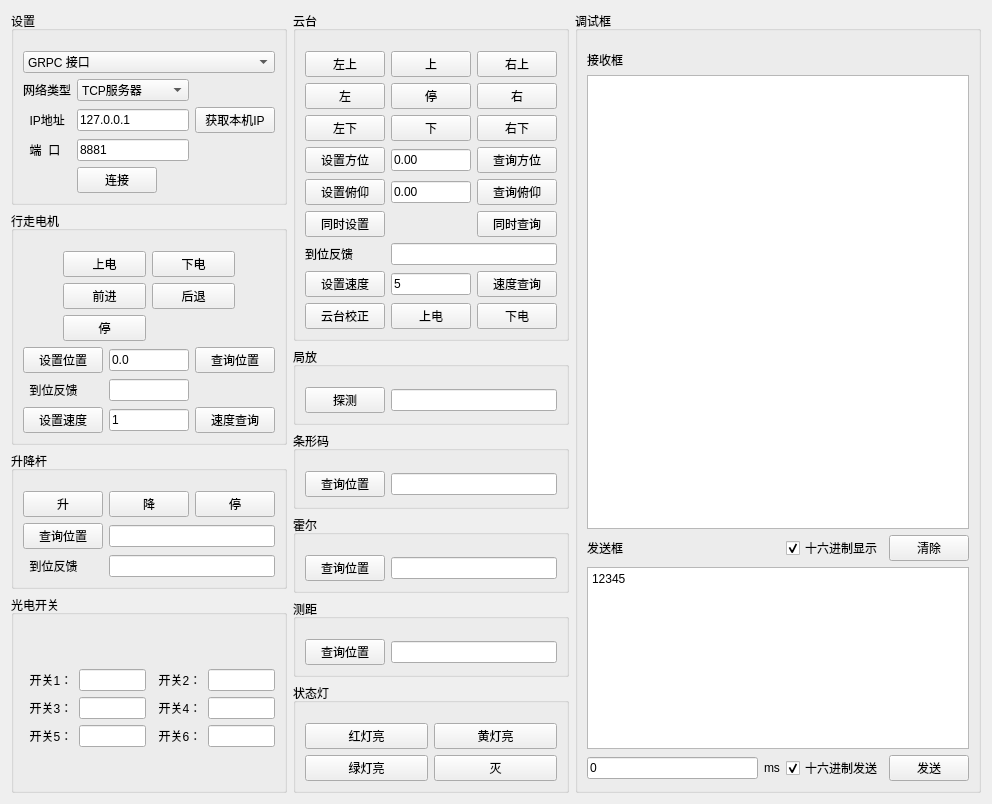
<?xml version="1.0" encoding="UTF-8"?>
<ui version="4.0">
 <class>ORIR_Debug_Client</class>
 <widget class="QWidget" name="ORIR_Debug_Client">
  <property name="geometry">
   <rect>
    <x>0</x>
    <y>0</y>
    <width>992</width>
    <height>725</height>
   </rect>
  </property>
  <property name="windowTitle">
   <string>Form</string>
  </property>
  <layout class="QGridLayout" name="gridLayout_23">
   <item row="0" column="0">
    <layout class="QGridLayout" name="gridLayout_22" columnstretch="1,1,20">
     <item row="0" column="0">
      <widget class="QGroupBox" name="groupBox">
       <property name="title">
        <string>设置</string>
       </property>
       <layout class="QGridLayout" name="gridLayout_2">
        <property name="topMargin">
         <number>20</number>
        </property>
        <item row="1" column="0">
         <layout class="QGridLayout" name="gridLayout">
          <item row="0" column="1" colspan="2">
           <widget class="QComboBox" name="net_type_cbb">
            <item>
             <property name="text">
              <string>TCP服务器</string>
             </property>
            </item>
            <item>
             <property name="text">
              <string>TCP客户端</string>
             </property>
            </item>
            <item>
             <property name="text">
              <string>UDP服务器</string>
             </property>
            </item>
            <item>
             <property name="text">
              <string>UDP客户端</string>
             </property>
            </item>
           </widget>
          </item>
          <item row="2" column="1" colspan="2">
           <widget class="QLineEdit" name="port_le">
            <property name="text">
             <string>8881</string>
            </property>
           </widget>
          </item>
          <item row="1" column="1" colspan="2">
           <widget class="QLineEdit" name="ip_addr_le">
            <property name="text">
             <string>127.0.0.1</string>
            </property>
           </widget>
          </item>
          <item row="2" column="0">
           <widget class="QLabel" name="label_5">
            <property name="text">
             <string>  端  口</string>
            </property>
           </widget>
          </item>
          <item row="3" column="1">
           <widget class="QPushButton" name="net_connect_btn">
            <property name="text">
             <string>连接</string>
            </property>
           </widget>
          </item>
          <item row="1" column="0">
           <widget class="QLabel" name="label_4">
            <property name="text">
             <string>  IP地址</string>
            </property>
           </widget>
          </item>
          <item row="0" column="0">
           <widget class="QLabel" name="label_10">
            <property name="text">
             <string>网络类型</string>
            </property>
           </widget>
          </item>
          <item row="1" column="3">
           <widget class="QPushButton" name="get_local_ip_btn">
            <property name="text">
             <string>获取本机IP</string>
            </property>
           </widget>
          </item>
         </layout>
        </item>
        <item row="0" column="0">
         <widget class="QComboBox" name="com_interface_cbb">
          <item>
           <property name="text">
            <string>GRPC 接口</string>
           </property>
          </item>
          <item>
           <property name="text">
            <string>通信协议接口</string>
           </property>
          </item>
         </widget>
        </item>
       </layout>
      </widget>
     </item>
     <item row="0" column="1" rowspan="2">
      <widget class="QGroupBox" name="groupBox_2">
       <property name="title">
        <string>云台</string>
       </property>
       <layout class="QGridLayout" name="gridLayout_6">
        <property name="topMargin">
         <number>20</number>
        </property>
        <item row="0" column="0">
         <layout class="QGridLayout" name="gridLayout_3">
          <item row="1" column="2">
           <widget class="QPushButton" name="ptz_stop_btn">
            <property name="text">
             <string>停</string>
            </property>
           </widget>
          </item>
          <item row="0" column="3">
           <widget class="QPushButton" name="ptz_rightup_btn">
            <property name="text">
             <string>右上</string>
            </property>
           </widget>
          </item>
          <item row="2" column="3">
           <widget class="QPushButton" name="ptz_rightdown_btn">
            <property name="text">
             <string>右下</string>
            </property>
           </widget>
          </item>
          <item row="1" column="3">
           <widget class="QPushButton" name="ptz_right_btn">
            <property name="text">
             <string>右</string>
            </property>
           </widget>
          </item>
          <item row="2" column="1">
           <widget class="QPushButton" name="ptz_leftdown_btn">
            <property name="text">
             <string>左下</string>
            </property>
           </widget>
          </item>
          <item row="0" column="2">
           <widget class="QPushButton" name="ptz_up_btn">
            <property name="text">
             <string>上</string>
            </property>
           </widget>
          </item>
          <item row="0" column="1">
           <widget class="QPushButton" name="ptz_leftup_btn">
            <property name="text">
             <string>左上</string>
            </property>
           </widget>
          </item>
          <item row="2" column="2">
           <widget class="QPushButton" name="ptz_down_btn">
            <property name="text">
             <string>下</string>
            </property>
           </widget>
          </item>
          <item row="1" column="1">
           <widget class="QPushButton" name="ptz_left_btn">
            <property name="text">
             <string>左</string>
            </property>
           </widget>
          </item>
         </layout>
        </item>
        <item row="2" column="0">
         <layout class="QGridLayout" name="gridLayout_4">
          <item row="1" column="1">
           <widget class="QLineEdit" name="ptz_velocity_le">
            <property name="text">
             <string>5</string>
            </property>
           </widget>
          </item>
          <item row="1" column="0">
           <widget class="QPushButton" name="ptz_set_velocity_btn">
            <property name="text">
             <string>设置速度</string>
            </property>
           </widget>
          </item>
          <item row="1" column="2">
           <widget class="QPushButton" name="ptz_query_velocity_btn">
            <property name="text">
             <string>速度查询</string>
            </property>
           </widget>
          </item>
          <item row="2" column="0">
           <widget class="QPushButton" name="ptz_set_zero_position_btn">
            <property name="text">
             <string>云台校正</string>
            </property>
           </widget>
          </item>
          <item row="0" column="0">
           <widget class="QLabel" name="label_2">
            <property name="text">
             <string>到位反馈</string>
            </property>
           </widget>
          </item>
          <item row="2" column="1">
           <widget class="QPushButton" name="ptz_poweron_btn">
            <property name="text">
             <string>上电</string>
            </property>
           </widget>
          </item>
          <item row="2" column="2">
           <widget class="QPushButton" name="ptz_poweroff_btn">
            <property name="text">
             <string>下电</string>
            </property>
           </widget>
          </item>
          <item row="0" column="1" colspan="2">
           <widget class="QLineEdit" name="ptz_inplace_le"/>
          </item>
         </layout>
        </item>
        <item row="1" column="0">
         <layout class="QGridLayout" name="gridLayout_5">
          <item row="1" column="1" colspan="2">
           <widget class="QLineEdit" name="ptz_pitching_le">
            <property name="text">
             <string>0.00</string>
            </property>
           </widget>
          </item>
          <item row="1" column="0">
           <widget class="QPushButton" name="ptz_set_pitching_btn">
            <property name="text">
             <string>设置俯仰</string>
            </property>
           </widget>
          </item>
          <item row="0" column="0">
           <widget class="QPushButton" name="ptz_set_bearing_btn">
            <property name="text">
             <string>设置方位</string>
            </property>
           </widget>
          </item>
          <item row="0" column="1" colspan="2">
           <widget class="QLineEdit" name="ptz_bearing_le">
            <property name="text">
             <string>0.00</string>
            </property>
           </widget>
          </item>
          <item row="0" column="3">
           <widget class="QPushButton" name="ptz_query_bearing_btn">
            <property name="text">
             <string>查询方位</string>
            </property>
           </widget>
          </item>
          <item row="1" column="3">
           <widget class="QPushButton" name="ptz_query_pitching_btn">
            <property name="text">
             <string>查询俯仰</string>
            </property>
           </widget>
          </item>
          <item row="2" column="0">
           <widget class="QPushButton" name="ptz_set_bearing_pitching_btn">
            <property name="text">
             <string>同时设置</string>
            </property>
           </widget>
          </item>
          <item row="2" column="3">
           <widget class="QPushButton" name="ptz_query_bearing_pitching_btn">
            <property name="text">
             <string>同时查询</string>
            </property>
           </widget>
          </item>
         </layout>
        </item>
       </layout>
      </widget>
     </item>
     <item row="0" column="2" rowspan="6">
      <widget class="QGroupBox" name="groupBox_11">
       <property name="title">
        <string>调试框</string>
       </property>
       <layout class="QGridLayout" name="gridLayout_21" rowstretch="0,5,0,2,0" columnstretch="0,0,0,0">
        <property name="leftMargin">
         <number>9</number>
        </property>
        <property name="topMargin">
         <number>20</number>
        </property>
        <item row="1" column="0" colspan="4">
         <widget class="QTextEdit" name="runinfo_te"/>
        </item>
        <item row="4" column="0">
         <widget class="QLineEdit" name="cycle_send_period_ms_le">
          <property name="text">
           <string>0</string>
          </property>
         </widget>
        </item>
        <item row="2" column="3">
         <widget class="QPushButton" name="clear_runinfo_btn">
          <property name="text">
           <string>清除</string>
          </property>
         </widget>
        </item>
        <item row="4" column="3">
         <widget class="QPushButton" name="send_debug_msg_btn">
          <property name="text">
           <string>发送</string>
          </property>
         </widget>
        </item>
        <item row="0" column="0">
         <widget class="QLabel" name="label_14">
          <property name="text">
           <string>接收框</string>
          </property>
         </widget>
        </item>
        <item row="3" column="0" colspan="4">
         <widget class="QTextEdit" name="send_debug_msg_te">
          <property name="html">
           <string>&lt;!DOCTYPE HTML PUBLIC &quot;-//W3C//DTD HTML 4.0//EN&quot; &quot;http://www.w3.org/TR/REC-html40/strict.dtd&quot;&gt;
&lt;html&gt;&lt;head&gt;&lt;meta name=&quot;qrichtext&quot; content=&quot;1&quot; /&gt;&lt;style type=&quot;text/css&quot;&gt;
p, li { white-space: pre-wrap; }
&lt;/style&gt;&lt;/head&gt;&lt;body style=&quot; font-family:'SimSun'; font-size:9pt; font-weight:400; font-style:normal;&quot;&gt;
&lt;p style=&quot; margin-top:0px; margin-bottom:0px; margin-left:0px; margin-right:0px; -qt-block-indent:0; text-indent:0px;&quot;&gt;&lt;span style=&quot; font-family:'SimSun';&quot;&gt;12345&lt;/span&gt;&lt;/p&gt;&lt;/body&gt;&lt;/html&gt;</string>
          </property>
         </widget>
        </item>
        <item row="2" column="0">
         <widget class="QLabel" name="label_13">
          <property name="text">
           <string>发送框</string>
          </property>
         </widget>
        </item>
        <item row="4" column="1">
         <widget class="QLabel" name="label_15">
          <property name="text">
           <string>ms</string>
          </property>
         </widget>
        </item>
        <item row="4" column="2">
         <widget class="QCheckBox" name="send_hex_data_cb">
          <property name="text">
           <string>十六进制发送</string>
          </property>
          <property name="checked">
           <bool>true</bool>
          </property>
         </widget>
        </item>
        <item row="2" column="2">
         <widget class="QCheckBox" name="is_show_as_hex_cb">
          <property name="text">
           <string>十六进制显示</string>
          </property>
          <property name="checked">
           <bool>true</bool>
          </property>
         </widget>
        </item>
       </layout>
      </widget>
     </item>
     <item row="1" column="0" rowspan="2">
      <widget class="QGroupBox" name="groupBox_3">
       <property name="title">
        <string>行走电机</string>
       </property>
       <layout class="QGridLayout" name="gridLayout_9">
        <property name="topMargin">
         <number>20</number>
        </property>
        <item row="0" column="0">
         <layout class="QGridLayout" name="gridLayout_7">
          <item row="2" column="1">
           <widget class="QPushButton" name="walkmotor_forward_btn">
            <property name="text">
             <string>前进</string>
            </property>
           </widget>
          </item>
          <item row="0" column="1">
           <widget class="QPushButton" name="walkmotor_poweron_btn">
            <property name="text">
             <string>上电</string>
            </property>
           </widget>
          </item>
          <item row="2" column="2">
           <widget class="QPushButton" name="walkmotor_backward_btn">
            <property name="text">
             <string>后退</string>
            </property>
           </widget>
          </item>
          <item row="3" column="1">
           <widget class="QPushButton" name="walkmotor_stop_btn">
            <property name="text">
             <string>停</string>
            </property>
           </widget>
          </item>
          <item row="0" column="2">
           <widget class="QPushButton" name="walkmotor_poweroff_btn">
            <property name="text">
             <string>下电</string>
            </property>
           </widget>
          </item>
          <item row="2" column="0">
           <spacer name="horizontalSpacer">
            <property name="orientation">
             <enum>Qt::Horizontal</enum>
            </property>
            <property name="sizeType">
             <enum>QSizePolicy::Fixed</enum>
            </property>
            <property name="sizeHint" stdset="0">
             <size>
              <width>40</width>
              <height>20</height>
             </size>
            </property>
           </spacer>
          </item>
          <item row="2" column="3">
           <spacer name="horizontalSpacer_2">
            <property name="orientation">
             <enum>Qt::Horizontal</enum>
            </property>
            <property name="sizeType">
             <enum>QSizePolicy::Fixed</enum>
            </property>
            <property name="sizeHint" stdset="0">
             <size>
              <width>40</width>
              <height>20</height>
             </size>
            </property>
           </spacer>
          </item>
         </layout>
        </item>
        <item row="1" column="0">
         <layout class="QGridLayout" name="gridLayout_8">
          <item row="0" column="0">
           <widget class="QPushButton" name="walkmotor_set_pos_btn">
            <property name="text">
             <string>设置位置</string>
            </property>
           </widget>
          </item>
          <item row="0" column="1">
           <widget class="QLineEdit" name="walkmotor_pos_le">
            <property name="text">
             <string>0.0</string>
            </property>
           </widget>
          </item>
          <item row="0" column="2">
           <widget class="QPushButton" name="walkmotor_query_pos_btn">
            <property name="text">
             <string>查询位置</string>
            </property>
           </widget>
          </item>
          <item row="1" column="0">
           <widget class="QLabel" name="label">
            <property name="text">
             <string>  到位反馈</string>
            </property>
           </widget>
          </item>
          <item row="1" column="1">
           <widget class="QLineEdit" name="walkmotor_inplace_le"/>
          </item>
          <item row="2" column="1">
           <widget class="QLineEdit" name="walkmotor_velocity_le">
            <property name="text">
             <string>1</string>
            </property>
           </widget>
          </item>
          <item row="2" column="0">
           <widget class="QPushButton" name="walkmotor_set_velocity_btn">
            <property name="text">
             <string>设置速度</string>
            </property>
           </widget>
          </item>
          <item row="2" column="2">
           <widget class="QPushButton" name="walkmotor_query_velocity_btn">
            <property name="text">
             <string>速度查询</string>
            </property>
           </widget>
          </item>
         </layout>
        </item>
       </layout>
      </widget>
     </item>
     <item row="2" column="1" rowspan="3">
      <layout class="QGridLayout" name="gridLayout_20">
       <item row="0" column="0">
        <widget class="QGroupBox" name="groupBox_7">
         <property name="title">
          <string>局放</string>
         </property>
         <layout class="QGridLayout" name="gridLayout_16">
          <property name="topMargin">
           <number>20</number>
          </property>
          <item row="0" column="0">
           <layout class="QHBoxLayout" name="horizontalLayout_2">
            <item>
             <widget class="QPushButton" name="partialdischarge_detect_btn">
              <property name="text">
               <string>探测</string>
              </property>
             </widget>
            </item>
            <item>
             <widget class="QLineEdit" name="partialdischarge_result_le"/>
            </item>
           </layout>
          </item>
         </layout>
        </widget>
       </item>
       <item row="1" column="0">
        <widget class="QGroupBox" name="groupBox_8">
         <property name="title">
          <string>条形码</string>
         </property>
         <layout class="QGridLayout" name="gridLayout_17">
          <property name="topMargin">
           <number>20</number>
          </property>
          <item row="0" column="0">
           <layout class="QHBoxLayout" name="horizontalLayout_3">
            <item>
             <widget class="QPushButton" name="barcode_query_position_btn">
              <property name="text">
               <string>查询位置</string>
              </property>
             </widget>
            </item>
            <item>
             <widget class="QLineEdit" name="barcode_position_le"/>
            </item>
           </layout>
          </item>
         </layout>
        </widget>
       </item>
       <item row="2" column="0">
        <widget class="QGroupBox" name="groupBox_9">
         <property name="title">
          <string>霍尔</string>
         </property>
         <layout class="QGridLayout" name="gridLayout_18">
          <property name="topMargin">
           <number>20</number>
          </property>
          <item row="0" column="0">
           <layout class="QHBoxLayout" name="horizontalLayout_4">
            <item>
             <widget class="QPushButton" name="hall_query_position_btn">
              <property name="text">
               <string>查询位置</string>
              </property>
             </widget>
            </item>
            <item>
             <widget class="QLineEdit" name="hall_position_le"/>
            </item>
           </layout>
          </item>
         </layout>
        </widget>
       </item>
       <item row="3" column="0">
        <widget class="QGroupBox" name="groupBox_10">
         <property name="title">
          <string>测距</string>
         </property>
         <layout class="QGridLayout" name="gridLayout_19">
          <property name="topMargin">
           <number>20</number>
          </property>
          <item row="0" column="0">
           <layout class="QHBoxLayout" name="horizontalLayout_5">
            <item>
             <widget class="QPushButton" name="ranging_query_position_btn">
              <property name="text">
               <string>查询位置</string>
              </property>
             </widget>
            </item>
            <item>
             <widget class="QLineEdit" name="ranging_position_le"/>
            </item>
           </layout>
          </item>
         </layout>
        </widget>
       </item>
      </layout>
     </item>
     <item row="3" column="0">
      <widget class="QGroupBox" name="groupBox_4">
       <property name="title">
        <string>升降杆</string>
       </property>
       <layout class="QGridLayout" name="gridLayout_11">
        <property name="topMargin">
         <number>20</number>
        </property>
        <item row="0" column="0">
         <layout class="QHBoxLayout" name="horizontalLayout">
          <item>
           <widget class="QPushButton" name="lifter_up_btn">
            <property name="text">
             <string>升</string>
            </property>
           </widget>
          </item>
          <item>
           <widget class="QPushButton" name="lifter_down_btn">
            <property name="text">
             <string>降</string>
            </property>
           </widget>
          </item>
          <item>
           <widget class="QPushButton" name="lifter_stop_btn">
            <property name="text">
             <string>停</string>
            </property>
           </widget>
          </item>
         </layout>
        </item>
        <item row="1" column="0">
         <layout class="QGridLayout" name="gridLayout_10">
          <item row="1" column="1">
           <widget class="QLineEdit" name="lifter_inplace_le"/>
          </item>
          <item row="0" column="1">
           <widget class="QLineEdit" name="lifter_pos_le"/>
          </item>
          <item row="1" column="0">
           <widget class="QLabel" name="label_3">
            <property name="text">
             <string>  到位反馈</string>
            </property>
           </widget>
          </item>
          <item row="0" column="0">
           <widget class="QPushButton" name="lifter_query_pos_btn">
            <property name="text">
             <string>查询位置</string>
            </property>
           </widget>
          </item>
         </layout>
        </item>
       </layout>
      </widget>
     </item>
     <item row="4" column="0" rowspan="2">
      <widget class="QGroupBox" name="groupBox_6">
       <property name="title">
        <string>光电开关</string>
       </property>
       <layout class="QGridLayout" name="gridLayout_15">
        <property name="topMargin">
         <number>20</number>
        </property>
        <item row="0" column="0">
         <layout class="QGridLayout" name="gridLayout_14">
          <item row="3" column="1">
           <widget class="QLineEdit" name="photoelectricswitch_5_le"/>
          </item>
          <item row="0" column="3">
           <widget class="QLineEdit" name="photoelectricswitch_2_le"/>
          </item>
          <item row="0" column="1">
           <widget class="QLineEdit" name="photoelectricswitch_1_le"/>
          </item>
          <item row="2" column="0">
           <widget class="QLabel" name="label_7">
            <property name="text">
             <string>  开关3：</string>
            </property>
           </widget>
          </item>
          <item row="3" column="3">
           <widget class="QLineEdit" name="photoelectricswitch_6_le"/>
          </item>
          <item row="2" column="1">
           <widget class="QLineEdit" name="photoelectricswitch_3_le"/>
          </item>
          <item row="2" column="3">
           <widget class="QLineEdit" name="photoelectricswitch_4_le"/>
          </item>
          <item row="0" column="0">
           <widget class="QLabel" name="label_6">
            <property name="text">
             <string>  开关1：</string>
            </property>
           </widget>
          </item>
          <item row="3" column="0">
           <widget class="QLabel" name="label_8">
            <property name="text">
             <string>  开关5：</string>
            </property>
           </widget>
          </item>
          <item row="0" column="2">
           <widget class="QLabel" name="label_9">
            <property name="text">
             <string>  开关2：</string>
            </property>
           </widget>
          </item>
          <item row="2" column="2">
           <widget class="QLabel" name="label_12">
            <property name="text">
             <string>  开关4：</string>
            </property>
           </widget>
          </item>
          <item row="3" column="2">
           <widget class="QLabel" name="label_11">
            <property name="text">
             <string>  开关6：</string>
            </property>
           </widget>
          </item>
         </layout>
        </item>
       </layout>
      </widget>
     </item>
     <item row="5" column="1">
      <widget class="QGroupBox" name="groupBox_5">
       <property name="title">
        <string>状态灯</string>
       </property>
       <layout class="QGridLayout" name="gridLayout_13">
        <property name="topMargin">
         <number>20</number>
        </property>
        <item row="0" column="0">
         <layout class="QGridLayout" name="gridLayout_12">
          <item row="0" column="0">
           <widget class="QPushButton" name="statuslight_red_on_btn">
            <property name="text">
             <string>红灯亮</string>
            </property>
           </widget>
          </item>
          <item row="0" column="1">
           <widget class="QPushButton" name="statuslight_yellow_on_btn">
            <property name="text">
             <string>黄灯亮</string>
            </property>
           </widget>
          </item>
          <item row="1" column="0">
           <widget class="QPushButton" name="statuslight_green_on_btn">
            <property name="text">
             <string>绿灯亮</string>
            </property>
           </widget>
          </item>
          <item row="1" column="1">
           <widget class="QPushButton" name="statuslight_all_off_btn">
            <property name="text">
             <string>灭</string>
            </property>
           </widget>
          </item>
         </layout>
        </item>
       </layout>
      </widget>
     </item>
    </layout>
   </item>
  </layout>
  <zorder></zorder>
 </widget>
 <resources/>
 <connections/>
</ui>
